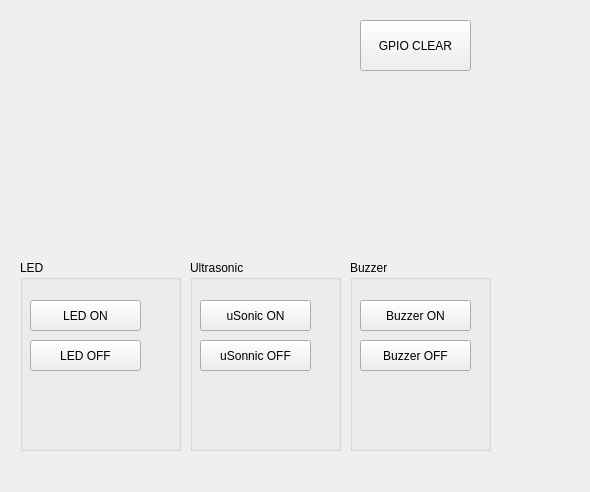
<?xml version="1.0" encoding="UTF-8"?>
<ui version="4.0">
 <class>Form</class>
 <widget class="QWidget" name="Form">
  <property name="geometry">
   <rect>
    <x>0</x>
    <y>0</y>
    <width>590</width>
    <height>492</height>
   </rect>
  </property>
  <property name="windowTitle">
   <string>Form</string>
  </property>
  <widget class="QGroupBox" name="groupBox">
   <property name="geometry">
    <rect>
     <x>20</x>
     <y>260</y>
     <width>161</width>
     <height>191</height>
    </rect>
   </property>
   <property name="title">
    <string>LED</string>
   </property>
   <widget class="QPushButton" name="btnLedOn">
    <property name="geometry">
     <rect>
      <x>10</x>
      <y>40</y>
      <width>111</width>
      <height>31</height>
     </rect>
    </property>
    <property name="text">
     <string>LED ON</string>
    </property>
   </widget>
   <widget class="QPushButton" name="btnLedOff">
    <property name="geometry">
     <rect>
      <x>10</x>
      <y>80</y>
      <width>111</width>
      <height>31</height>
     </rect>
    </property>
    <property name="text">
     <string>LED OFF</string>
    </property>
   </widget>
  </widget>
  <widget class="QGroupBox" name="groupBox_2">
   <property name="geometry">
    <rect>
     <x>190</x>
     <y>260</y>
     <width>151</width>
     <height>191</height>
    </rect>
   </property>
   <property name="title">
    <string>Ultrasonic</string>
   </property>
   <widget class="QPushButton" name="btnSonicOn">
    <property name="geometry">
     <rect>
      <x>10</x>
      <y>40</y>
      <width>111</width>
      <height>31</height>
     </rect>
    </property>
    <property name="text">
     <string>uSonic ON</string>
    </property>
   </widget>
   <widget class="QPushButton" name="btnSonicOff">
    <property name="geometry">
     <rect>
      <x>10</x>
      <y>80</y>
      <width>111</width>
      <height>31</height>
     </rect>
    </property>
    <property name="text">
     <string>uSonnic OFF</string>
    </property>
   </widget>
  </widget>
  <widget class="QGroupBox" name="groupBox_3">
   <property name="geometry">
    <rect>
     <x>350</x>
     <y>260</y>
     <width>141</width>
     <height>191</height>
    </rect>
   </property>
   <property name="title">
    <string>Buzzer</string>
   </property>
   <widget class="QPushButton" name="btnBuzOn">
    <property name="geometry">
     <rect>
      <x>10</x>
      <y>40</y>
      <width>111</width>
      <height>31</height>
     </rect>
    </property>
    <property name="text">
     <string>Buzzer ON</string>
    </property>
   </widget>
   <widget class="QPushButton" name="btnBuzOff">
    <property name="geometry">
     <rect>
      <x>10</x>
      <y>80</y>
      <width>111</width>
      <height>31</height>
     </rect>
    </property>
    <property name="text">
     <string>Buzzer OFF</string>
    </property>
   </widget>
  </widget>
  <widget class="QPushButton" name="btnGpioClear">
   <property name="geometry">
    <rect>
     <x>360</x>
     <y>20</y>
     <width>111</width>
     <height>51</height>
    </rect>
   </property>
   <property name="text">
    <string>GPIO CLEAR</string>
   </property>
  </widget>
 </widget>
 <resources/>
 <connections/>
</ui>
